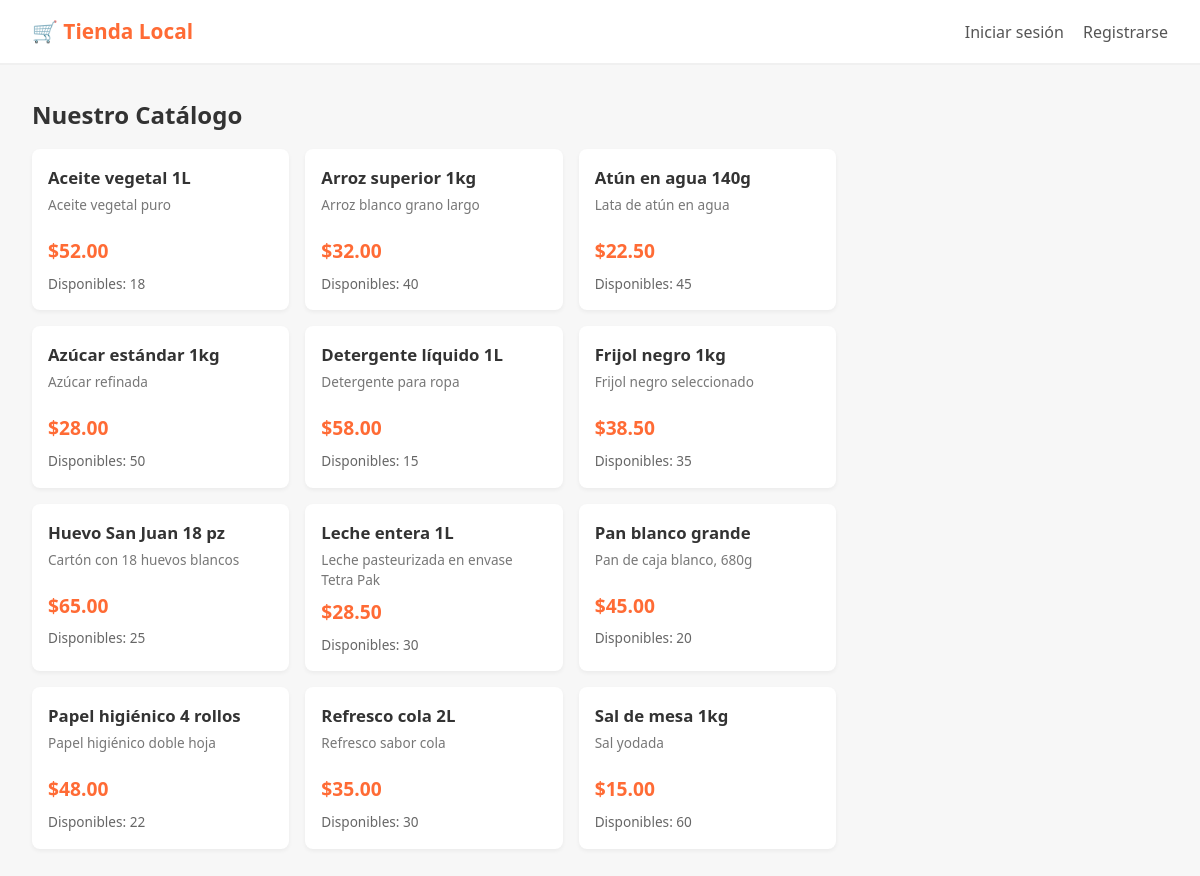
The page / on the database its author committed.
### tables this page shows
CREATE TABLE Producto (
    idProducto INTEGER PRIMARY KEY AUTOINCREMENT,
    nombre TEXT NOT NULL,
    descripcion TEXT,
    precio REAL NOT NULL CHECK(precio >= 0),
    stock INTEGER NOT NULL CHECK(stock >= 0)
);

### routes/catalogo.py (the view)
@bp.route('/')
def ver():
    productos = Producto.listar_todos()
    carrito = None
    if 'idUsuario' in session and session.get('rol') == 'cliente':
        carrito = Carrito.obtener_por_cliente(session['idUsuario'])
    return render_template('catalogo.html', productos=productos, carrito=carrito)

### database/db.py (called while the page is built)
def get_connection():
    conn = sqlite3.connect(DB_PATH)
    conn.row_factory = sqlite3.Row
    conn.execute("PRAGMA foreign_keys = ON")
    return conn

### models/producto.py (called while the page is built)
    @staticmethod
    def _fila_a_producto(fila):
        return Producto(
            fila['idProducto'], fila['nombre'], fila['descripcion'],
            fila['precio'], fila['stock']
        )

    @staticmethod
    def listar_todos():
        conn = get_connection()
        try:
            filas = conn.execute("SELECT * FROM Producto ORDER BY nombre").fetchall()
            return [Producto._fila_a_producto(f) for f in filas]
        finally:
            conn.close()

### templates/catalogo.html (shortened to what this page needs)
{% extends 'base.html' %}
{% block contenido %}
<div class="layout-catalogo">
    <section class="catalogo">
        <h2>Nuestro Catálogo</h2>
        {% if productos %}
            <div class="grid-productos">
                {% for p in productos %}
                <div class="tarjeta-producto">
                    <h3>{{ p.nombre }}</h3>
                    <p class="descripcion">{{ p.descripcion }}</p>
                    <p class="precio">${{ '%.2f' | format(p.precio) }}</p>
                    <p class="stock">
                        {% if p.stock > 0 %}
                            Disponibles: {{ p.stock }}
                        {% else %}
                            <span class="agotado">Agotado</span>
                        {% endif %}
                    </p>
                </div>
                {% endfor %}
            </div>
        {% else %}
            <p>No hay productos disponibles en este momento.</p>
        {% endif %}
    </section>
</div>
{% endblock %}

### templates/base.html (shortened to what this page needs)
<!DOCTYPE html>
<html lang="es">
<head>
    <link rel="stylesheet" href="{{ url_for('static', filename='style.css') }}">
</head>
<body>
    <header class="navbar">
        <div class="logo">🛒 Tienda Local</div>
        <nav>
            {% if session.idUsuario %}
                {% if session.rol == 'cliente' %}
                    <a href="{{ url_for('catalogo.ver') }}">Menú</a>
                    <a href="{{ url_for('pedidos.mis_pedidos') }}">Mis Pedidos</a>
                    <a href="{{ url_for('carrito.ver') }}">Carrito</a>
                {% elif session.rol == 'encargado' %}
                    <a href="{{ url_for('admin.panel') }}">Panel</a>
                {% endif %}
                <span class="usuario">👤 {{ session.nombre }}</span>
                <a href="{{ url_for('auth.logout') }}">Cerrar sesión</a>
            {% else %}
                <a href="{{ url_for('auth.login') }}">Iniciar sesión</a>
                <a href="{{ url_for('auth.registro') }}">Registrarse</a>
            {% endif %}
        </nav>
    </header>
    <main class="contenido">
        {% block contenido %}{% endblock %}
    </main>
</body>
</html>

### static/style.css (style rules this page uses)
* { box-sizing: border-box; margin: 0; padding: 0; }
body { font-family: 'Segoe UI', Tahoma, sans-serif; background: #f7f7f7; color: #333; line-height: 1.5; }
.navbar { background: #fff; border-bottom: 2px solid #f0f0f0; padding: 1rem 2rem; display: flex; justify-content: space-between; align-items: center; }
.logo { font-size: 1.3rem; font-weight: bold; color: #ff6b35; }
.navbar nav { display: flex; gap: 1.2rem; align-items: center; }
.navbar nav a { color: #555; text-decoration: none; font-weight: 500; }
.contenido { max-width: 1200px; margin: 2rem auto; padding: 0 2rem; }
.layout-catalogo { display: grid; grid-template-columns: 1fr 300px; gap: 2rem; }
.grid-productos { display: grid; grid-template-columns: repeat(auto-fill, minmax(220px, 1fr)); gap: 1rem; margin-top: 1rem; }
.tarjeta-producto { background: #fff; padding: 1rem; border-radius: 8px; box-shadow: 0 2px 4px rgba(0,0,0,0.05); }
.tarjeta-producto h3 { font-size: 1.05rem; margin-bottom: 0.3rem; }
.descripcion { font-size: 0.85rem; color: #777; min-height: 2.5em; }
.precio { font-size: 1.2rem; font-weight: bold; color: #ff6b35; margin: 0.5rem 0; }
.stock { font-size: 0.85rem; color: #666; }

### rows shown on the page
Producto: nombre "Aceite vegetal 1L", descripcion "Aceite vegetal puro", precio "52.00", stock "18"
Producto: nombre "Arroz superior 1kg", descripcion "Arroz blanco grano largo", precio "32.00", stock "40"
Producto: nombre "Atún en agua 140g", descripcion "Lata de atún en agua", precio "22.50", stock "45"
Producto: nombre "Azúcar estándar 1kg", descripcion "Azúcar refinada", precio "28.00", stock "50"
Producto: nombre "Detergente líquido 1L", descripcion "Detergente para ropa", precio "58.00", stock "15"
Producto: nombre "Frijol negro 1kg", descripcion "Frijol negro seleccionado", precio "38.50", stock "35"
Producto: nombre "Huevo San Juan 18 pz", descripcion "Cartón con 18 huevos blancos", precio "65.00", stock "25"
Producto: nombre "Leche entera 1L", descripcion "Leche pasteurizada en envase Tetra Pak", precio "28.50", stock "30"
Producto: nombre "Pan blanco grande", descripcion "Pan de caja blanco, 680g", precio "45.00", stock "20"
Producto: nombre "Papel higiénico 4 rollos", descripcion "Papel higiénico doble hoja", precio "48.00", stock "22"
Producto: nombre "Refresco cola 2L", descripcion "Refresco sabor cola", precio "35.00", stock "30"
Producto: nombre "Sal de mesa 1kg", descripcion "Sal yodada", precio "15.00", stock "60"
